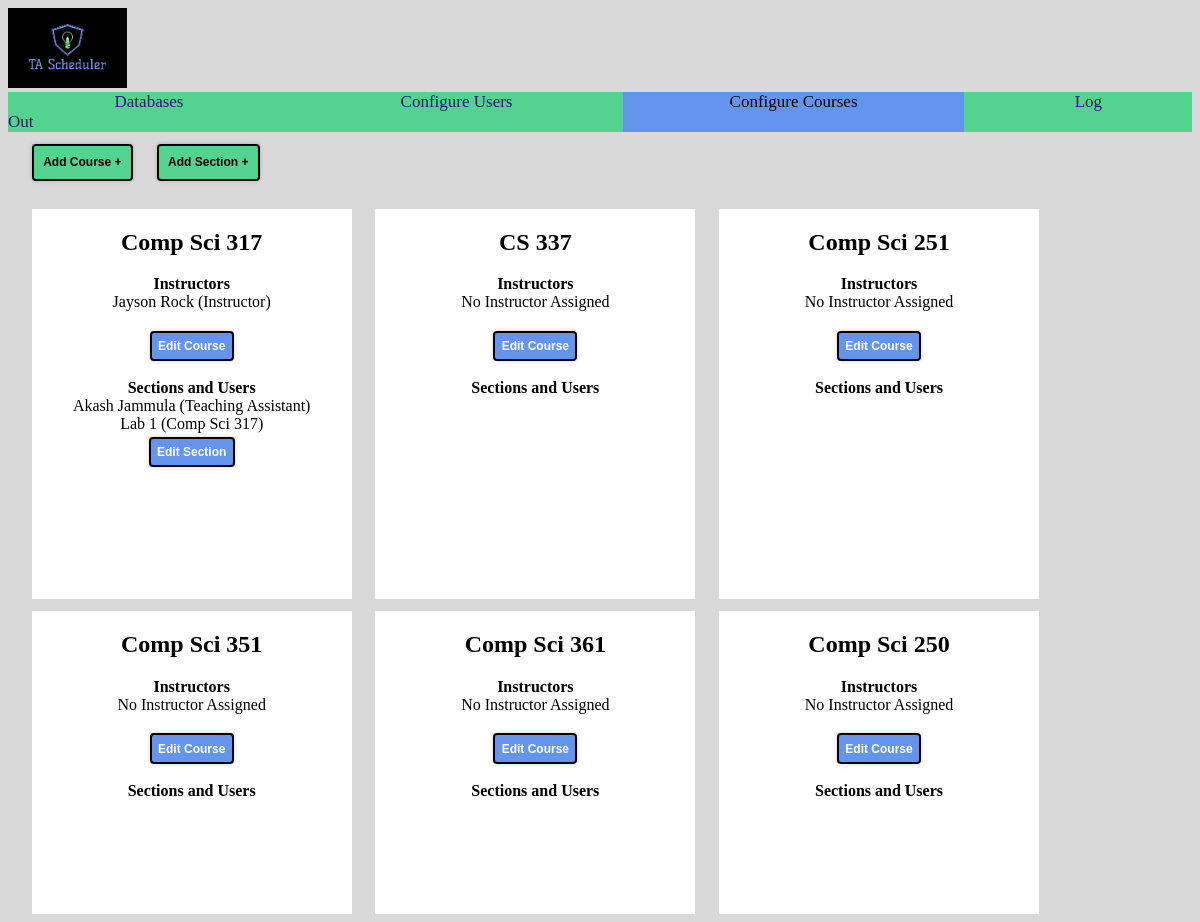
The app's page /configure_course.html, older data.
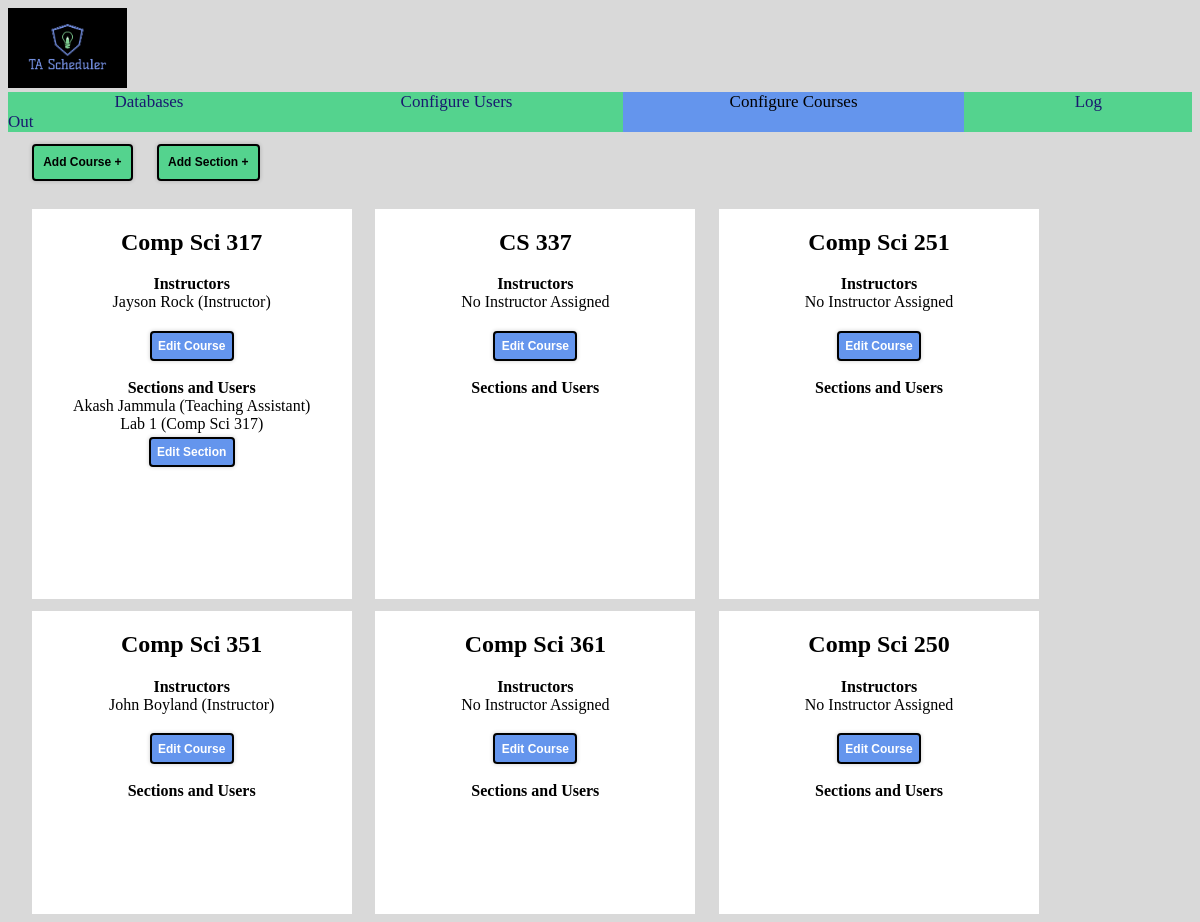
The same page, newer data.
### djangoProject1/models.py (models this page shows, shortened)
class Course(models.Model):
    id = models.UUIDField(primary_key=True, default=uuid.uuid4, editable=False) #unique id
    name = models.CharField(max_length=100, default="Default Course Name") #course name
    users = models.ManyToManyField(User, limit_choices_to={'role__in': ['TA', 'Instructor']}, related_name='courses', blank=True)
    def __str__(self):
        return self.name

class User(models.Model): # basic for now
    ROLE_CHOICES = [
        ('TA', 'Teaching Assistant'),
        ('Instructor', 'Instructor'),
        ('Admin', 'Administrator'),
    ]
    id = models.UUIDField(primary_key=True, default=uuid.uuid4, editable=False) #unique id
    first_name = models.CharField(max_length=50, default="DefaultFirst") #first name of user
    last_name = models.CharField(max_length=50, default="DefaultLast") #last name of user
    username = models.CharField(max_length=50, unique=True, default="Default_Username")  #unique username (ISSUES LATER ON, default AND unique doesn't work well)
    password = models.CharField(max_length=128, default="Default_Password")  #stored password (128 for hash(? idk documentation recommended it))
    email = models.EmailField(default="default@example.com")  #unique email address (cant run unless blank by default
    phone_number = models.CharField(max_length=10, blank=True, null=True)  #optional phone number (can make required later)
    address = models.TextField(blank=True, null=True)  #optional home address (can make required later)
    skills = models.TextField(blank=True, null=True)  #apparently we need skills? okay here's an open text field for it
    role = models.CharField(max_length=20, choices=ROLE_CHOICES, default='TA')  #role of the user (TA, Instructor, Admin)
    def __str__(self):
        return f"{self.first_name} {self.last_name} ({self.get_role_display()})"

class Section(models.Model):
    id = models.UUIDField(primary_key=True, default=uuid.uuid4, editable=False) #unique id
    name = models.CharField(max_length=100, default="Default Section Name") #section name
    course = models.ForeignKey(Course, on_delete=models.CASCADE, related_name='sections') #link to course
    days = MultiSelectField(choices=DAYS_OF_WEEK, blank=True, null=True)  #day of the week
    time = models.TimeField(blank=True, null=True)  #specific time of day
    location = models.CharField(max_length=100, blank=True, null=True) #location
    user = models.ForeignKey(User, null=True, blank=True, limit_choices_to={'role__in': ['TA', 'Instructor']}, on_delete=models.SET_NULL, related_name='sections')
    def __str__(self):
        return f"{self.name} ({self.course.name})"

### djangoProject1/views.py (the view, shortened to what this page needs)
# urls.py: path('configure_course.html', ConfigureCoursePage.as_view(), name='configure_course'),
class ConfigureCoursePage(View):
    def get(self, request):
        courses = Course.objects.all()
        instructors = User.objects.filter(role="Instructor")
        tas = User.objects.filter(role="TA")
        sections = Section.objects.all()
        users = User.objects.all()
        return render(request, "configure_course.html",
                      {"instructors": instructors, "tas": tas, "courses": courses, 'sections': sections,
                       'days': DAYS_OF_WEEK, 'users': users})

### templates/configure_course.html (shortened to what this page needs)
<!DOCTYPE html>
<html lang="en">
<head>
    <link rel="stylesheet" href="/static/style.css?v=1"/>
</head>
<body style="background-color: rgb(217,217,217)">
<a href="home.html">
    <img src="/static/Logo.jpeg" alt="TA Scheduler Logo" style="height: 10vh; width: auto;">
</a>
<div class="navbar">
    <a href="admin_home.html" style="padding: 9%">Databases</a>
    <a href="configure_user.html" style="padding: 9%">Configure Users</a>
    <a class="active" href="configure_course.html" style="padding: 9%">Configure Courses</a>
    <a href="/" style="padding: 9%">Log Out</a>
</div>
<div class="alignCourseButtons">
    <br/>
    <button popovertarget="createCourse" class="addCourseAndSectionBtn">Add Course +</button>
    <button popovertarget="createSection" class="addCourseAndSectionBtn">Add Section +</button>
</div>
<div class="boxContainer">
    {% for course in courses %}
        <div class="whiteBox">
            <h2>{{ course.name }}</h2>
            <p><b>Instructors</b><br/>
                {% for instructor in course.users.all %}
                    {{ instructor }}<br/>
                {% empty %}
                    No Instructor Assigned<br/>
                {% endfor %}
            <button popovertarget="editCourseModal {{ course.id }}" class="editButton">Edit Course</button>
            <br/><br/>
            <b>Sections and Users</b><br/>
            {% for section in sections %}
                {% if section.course.name == course.name %}
                    {% if section.user %}
                        {{ section.user }}<br/>
                    {% else %}
                        No User Assigned<br/>
                    {% endif %}
                    {{ section }}<br/>
                    <button popovertarget="editSectionModal {{ section.id }}" class="editButton">Edit Section</button>
                    <br/><br/>
                {% endif %}
            {% endfor %}
            <br/>
            </p>
        </div>
    {% endfor %}
</div>
</body>
</html>

### static/style.css (style rules this page uses)
.navbar { background-color: #54d38e; overflow: hidden; }
.navbar a { padding: 0.625rem; color: midnightblue; text-align: center; font-size: 1.0625rem; text-decoration: none; }
.navbar a.active { background-color: cornflowerblue; color: black; }
.editButton { margin-top: 1%; font-size: 1vw; padding: 2% 2%; background-color: cornflowerblue; font-weight: bold; color: white; border: 2px solid black; border-radius: 4px; cursor: pointer; box-shadow: 0 0 0.25rem rgba(0, 0, 0, 0.2); }
.boxContainer { width: 100%; display: flex; flex-wrap: wrap; }
.whiteBox { width: 100%; max-width: 20rem; height: auto; background-color: white; margin-left: 2%; margin-top: 1%; text-align: center; position: relative; padding-bottom: 5rem; }
.addCourseAndSectionBtn { margin-left: 2%; font-size: 1vw; padding: 0.8% 0.8%; background-color: #54d38e; font-weight: bold; color: black; border: 2px solid black; border-radius: 4px; cursor: pointer; box-shadow: 0 0 0.25rem rgba(0, 0, 0, 0.2); }
.alignCourseButtons { margin-top: 1%; display: flex; }

Row changes from the older to the newer data that the page shows:
changed Course "Comp Sci 351": gains User (first_name+last_name+role "John Boyland (Instructor)"); no longer shows "No Instructor Assigned"
